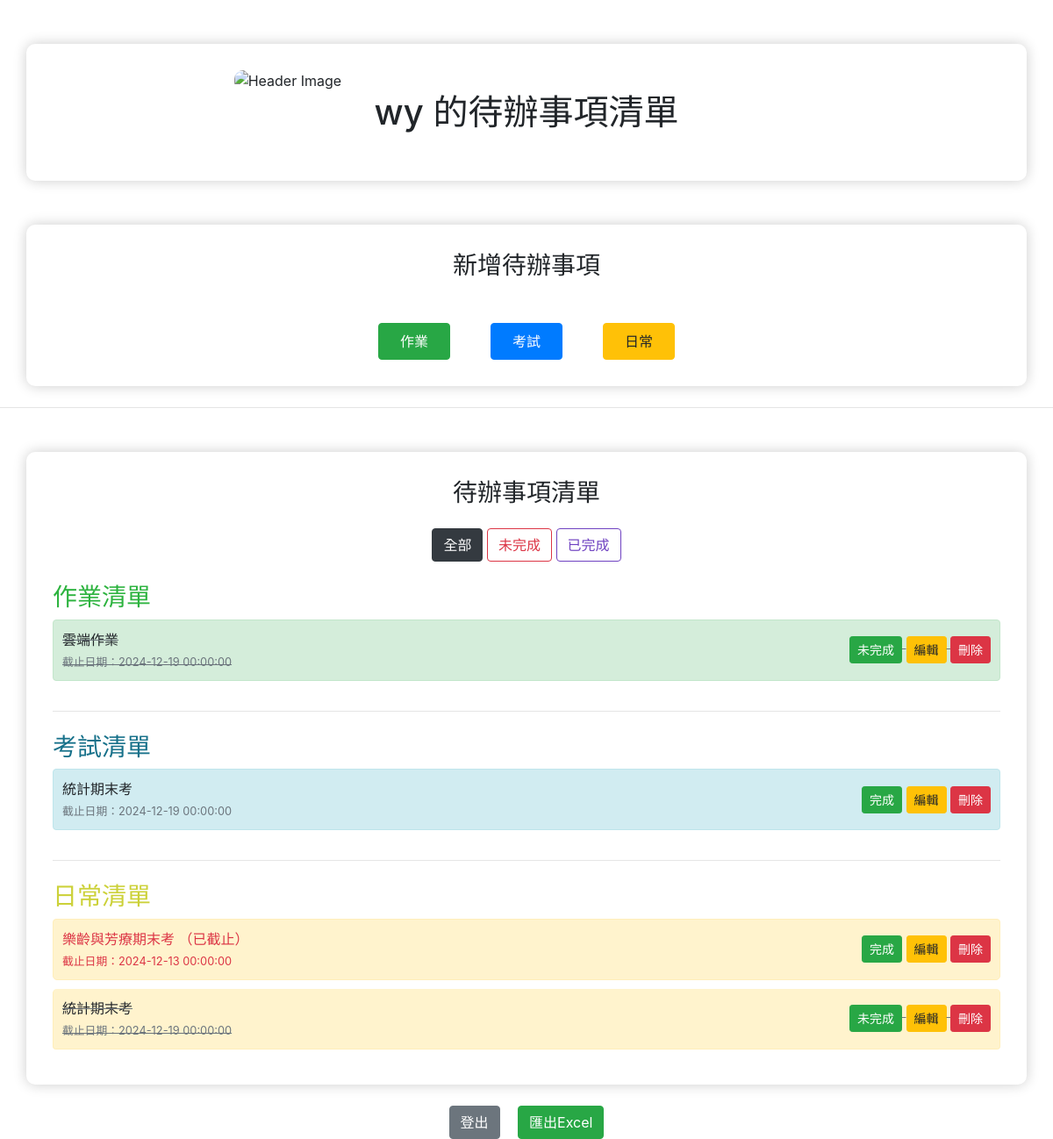
Screenshot of / (signed in) with the database file from the repository.
### app.py (models this page shows)
class User(db.Model):
    id = db.Column(db.Integer, primary_key=True)
    username = db.Column(db.String(150), nullable=False, unique=True)
    password = db.Column(db.String(200), nullable=False)
    todos = db.relationship('Todo', backref='user', lazy=True)

class Todo(db.Model):
    id = db.Column(db.Integer, primary_key=True)
    content = db.Column(db.String(200), nullable=False)
    completed = db.Column(db.Boolean, default=False)
    date_created = db.Column(db.DateTime, default=datetime.utcnow)
    due_date = db.Column(db.DateTime, nullable=True)
    user_id = db.Column(db.Integer, db.ForeignKey('user.id'), nullable=False)
    category = db.Column(db.String(50), nullable=False, default='日常')

### app.py (the view)
@app.route('/')
def index():
    if 'user_id' not in session:
        return redirect(url_for('login'))
    user = User.query.get(session['user_id'])
    if not user:
        return redirect(url_for('login'))
    category = request.args.get('category', 'all')
    if category == 'completed':
        todos = Todo.query.filter_by(user_id=user.id, completed=True).order_by(Todo.due_date.asc().nulls_last(), Todo.date_created.asc()).all()
    elif category == 'incomplete':
        todos = Todo.query.filter_by(user_id=user.id, completed=False).order_by(Todo.due_date.asc().nulls_last(), Todo.date_created.asc()).all()
    else:  # 默認顯示全部
        todos = Todo.query.filter_by(user_id=user.id).order_by(Todo.due_date.asc().nulls_last(), Todo.date_created.asc()).all()
    for todo in todos:
        todo.is_overdue = todo.due_date and todo.due_date < datetime.utcnow()
    reminders = session.pop('reminder', None)
    return render_template('index.html', todos=todos, username=user.username, reminders=reminders, category=category)

### app.py (called while the page is built)
@app.before_request
def update_last_activity():
    if 'user_id' in session:
        session.permanent = True  # 設定 session 為永久，以便配合 `permanent_session_lifetime`
        session.modified = True  # 確保活動時間更新

@app.before_request
def update_last_activity():
    if 'user_id' in session:
        session.permanent = True  # 設定 session 為永久，以便配合 `permanent_session_lifetime`
        session.modified = True  # 確保活動時間更新

### templates/index.html (shortened to what this page needs)
<!DOCTYPE html>
<html lang="zh-Hant">
<head>
    <link rel="stylesheet" href="https://stackpath.bootstrapcdn.com/bootstrap/4.5.2/css/bootstrap.min.css">
</head>
<body>
    <div class="container">
        <img src="https://img.zuomeme.com/uploads/1693569081758172966967.jpg" alt="Header Image" class="header-image" style="display: block; margin: auto;width: 500pt; height: auto;">
        <h1 class="text-center mb-4">{{ username }} 的待辦事項清單</h1>
    </div>
    <div class="container">
        <h3 class="text-center mb-4">新增待辦事項</h3>
        <div class="row justify-content-center mt-5">
            <div class="col-auto">
                <a href="/category/作業" class="btn category-btn btn-success mx-2 py-2 px-4">
                    作業
                </a>
            </div>
            <div class="col-auto">
                <a href="/category/考試" class="btn category-btn btn-primary mx-2 py-2 px-4">
                    考試
                </a>
            </div>
            <div class="col-auto">
                <a href="/category/日常" class="btn category-btn btn-warning mx-2 py-2 px-4">
                    日常
                </a>
            </div>
        </div>
    </div>
    <hr class="my-4">
    <div class="container">
        <h3 class="text-center mb-4">待辦事項清單</h3>
        <div class="text-center mb-4">
            <a href="/?category=all" class="btn btn-outline-dark {% if category == 'all' %}active{% endif %}">全部</a>
            <a href="/?category=incomplete" class="btn btn-outline-danger {% if category == 'incomplete' %}active{% endif %}">未完成</a>
            <a href="/?category=completed" class="btn btn-outline-purple {% if category == 'completed' %}active{% endif %}">已完成</a>
        </div>
        {% macro render_category(category_name, todos) %}
        <div class="category">
            <h3 class="
            {% if category_name == '作業' %}text-green{% elif category_name == '考試' %}text-blue{% elif category_name == '日常' %}text-Yellow{% endif %}">
            {{ category_name }}清單
            </h3>
            <ul class="list-group">
                {% for todo in todos if todo.category == category_name %}
                    <li class="list-group-item todo-item category-{{ category_name }} {% if todo.completed %}completed{% endif %}">
                        <div class="d-flex justify-content-between align-items-center">
                            <div>
                                <span class="{% if todo.is_overdue %}text-danger{% else %}text-body{% endif %}">
                                    {{ todo.content }}
                                    {% if todo.is_overdue %}
                                        <span class="ms-2">（已截止）</span>
                                    {% endif %}
                                </span><br>
                                <small class="{% if todo.is_overdue %}text-danger{% else %}text-muted{% endif %}">
                                    截止日期：{{ todo.due_date.strftime('%Y-%m-%d %H:%M:%S') }}
                                </small>
                            </div>
                            <div>
                                <a href="/complete/{{ todo.id }}" class="btn btn-success btn-sm">
                                    {{ '未完成' if todo.completed else '完成' }}
                                </a>
                                <a href="javascript:void(0);" class="btn btn-warning btn-sm edit-btn"
                                data-id="{{ todo.id }}" data-content="{{ todo.content }}"
                                data-due-date="{{ todo.due_date.strftime('%Y-%m-%d') if todo.due_date else '' }}">
                                    編輯
                                </a>
                                <a href="/delete/{{ todo.id }}" class="btn btn-danger btn-sm delete-btn" onclick="confirmDelete(event, '/delete/{{ todo.id }}');">刪除</a>
                            </div>
                        </div>
                    </li>
                {% endfor %}
            </ul>
        </div>
        {% endmacro %}
        {{ render_category('作業', todos) }}
        <hr class="my-4">
        {{ render_category('考試', todos) }}
        <hr class="my-4">
        {{ render_category('日常', todos) }}
    </div>
    <div class="text-center mt-4">
        <a href="/logout" class="btn btn-secondary mx-2">登出</a>
        <a href="/export" class="btn btn-success mx-2">匯出Excel</a>
    </div>
</body>
</html>

### templates/index.html (style rules this page uses)
body { background-color: #ffffff; transition: background-color 0.3s ease; }
.container { margin-top: 50px; background-color: #ffffff; padding: 30px; border-radius: 10px; box-shadow: 0 0 15px rgba(0, 0, 0, 0.2); }
.todo-item { padding: 10px; border-radius: 5px; margin-bottom: 10px; }
.completed { text-decoration: line-through; color: #6c757d; }
.header-image { width: 100%; height: auto; margin-bottom: 20px; border-radius: 10px; }
.list-group-item.category-考試 { background-color: #d1ecf1; border-color: #bee5eb; }
.list-group-item.category-作業 { background-color: #d4edda; border-color: #c3e6cb; }
.list-group-item.category-日常 { background-color: #fff3cd; border-color: #ffeeba; }
.text-blue { color: rgb(23, 113, 138); }
.text-green { color: rgb(45, 179, 63); }
.text-Yellow { color: rgb(204, 209, 57); }
.btn-outline-purple { color: #6f42c1; border-color: #6f42c1; }

### rows the page displays
User: username "wy"
Todo: content "雲端作業", due_date "2024-12-19 00:00:00", completed "未完成"
Todo: content "統計期末考", due_date "2024-12-19 00:00:00", completed "完成"
Todo: content "樂齡與芳療期末考", shows "（已截止）", due_date "2024-12-13 00:00:00", completed "完成"
Todo: content "統計期末考", due_date "2024-12-19 00:00:00", completed "未完成"

### other values shown
{{ category_name }} "作業 考試 日常"
